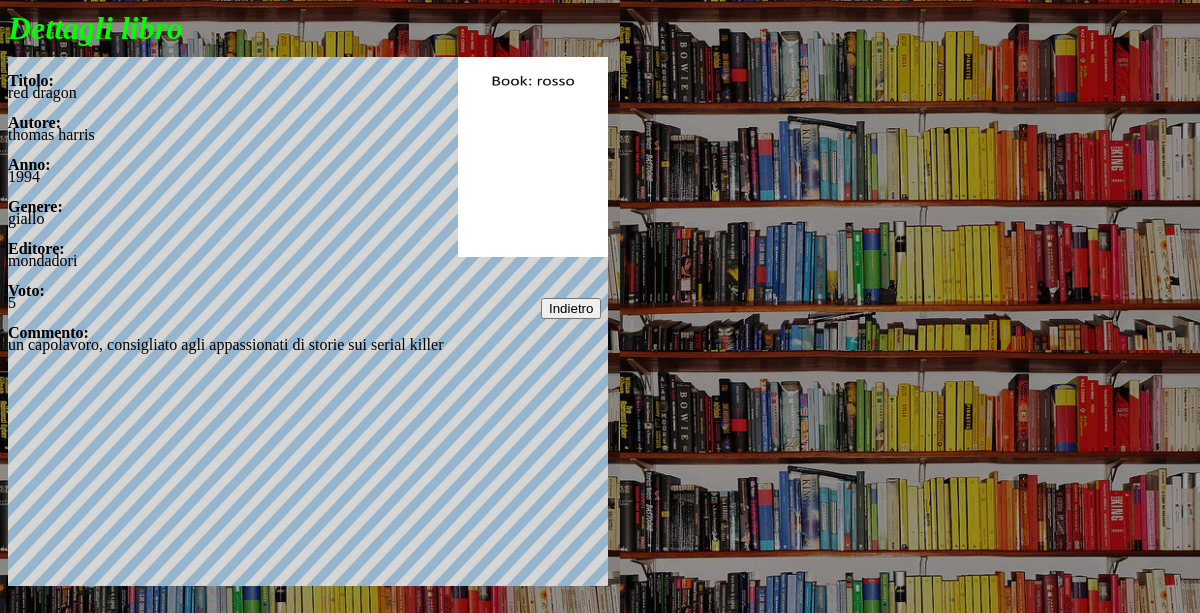
The page /visualizza_libro.php?ISBN=9788804397700 (signed in) on the database its author committed.
### tables this page shows
CREATE TABLE `commenti` (
  `id` varchar(45) NOT NULL,
  `isbn` varchar(13) NOT NULL,
  `commento` varchar(200) DEFAULT NULL,
  `voto` int(11) DEFAULT NULL,
  PRIMARY KEY (`id`,`isbn`),
  KEY `isbn_idx` (`isbn`),
  CONSTRAINT `id` FOREIGN KEY (`id`) REFERENCES `utenti` (`ID`) ON DELETE CASCADE ON UPDATE NO ACTION,
  CONSTRAINT `isbn` FOREIGN KEY (`isbn`) REFERENCES `libri` (`isbn`) ON DELETE CASCADE ON UPDATE NO ACTION
);

CREATE TABLE `libri` (
  `isbn` varchar(13) NOT NULL,
  `titolo` varchar(45) DEFAULT NULL,
  `autore` varchar(45) DEFAULT NULL,
  `editore` varchar(45) DEFAULT NULL,
  `anno` int(11) DEFAULT NULL,
  `genere` enum('orror','fantasy','romantico','giallo','avventura','fumetto') DEFAULT NULL,
  `url_img` varchar(45) DEFAULT NULL,
  `timestamp_libro` timestamp NULL DEFAULT CURRENT_TIMESTAMP,
  PRIMARY KEY (`isbn`)
);

### visualizza_libro.php (the view, shortened to what this page needs)
<?PHP
$user_id=$_SESSION['user'];
?>
<!DOCTYPE HTML PUBLIC "-//W3C//DTD HTML 4.01//EN"
"http://www.w3.org/TR/html4/strict.dtd">
<html lang="it">
<head>
	<link rel="stylesheet" type="text/css" media="screen" href="./css/style_screen.css">
</head>
<body>
	<h1 class="titoli">Dettagli libro</h1>
	<div class="campi">
		<?php
		if (isset($_GET['s']))
		{
			$result=null;
			if (strcmp($_SESSION['user'], $_GET['s'])!=0)
			{
				$query = mysql_query("select * from suggeriti, libri, commenti
 where id1='".$_GET['s']."' and id2='".$user_id."' and isbn_libro=".$_GET['ISBN']." and suggeriti.isbn_libro=libri.isbn
 and commenti.id='".$_GET['s']."' and commenti.isbn=suggeriti.isbn_libro") or die(mysql_error());
				$result = mysql_fetch_array($query);
			}
			if ($result == null)
			{
				$query=mysql_query("select * from libri where isbn=".$_GET['ISBN']) or die(mysql_error());
				$result=mysql_fetch_array($query);
			}
			echo '<img class="box_laterale"  src="'.$result["url_img"].'" alt="isbn: '.$result["isbn"].'">
				<p class="p_contrasto2 p_bold p_no_interlinea">Titolo:</p><p class="i_no_interlinea">'.$result["titolo"].'</p>
				<p class="p_contrasto2 p_bold p_no_interlinea">Autore:</p><p class="i_no_interlinea">'.$result["autore"].'</p>
				<p class="p_contrasto2 p_bold p_no_interlinea">Anno:</p><p class="i_no_interlinea">'.$result["anno"].'</p>
				<p class="p_contrasto2 p_bold p_no_interlinea">Genere:</p><p class="i_no_interlinea">'.$result["genere"].'</p>
				<p class="p_contrasto2 p_bold p_no_interlinea">Editore:</p><p class="i_no_interlinea">'.$result["editore"].'</p>';
			if (isset($result["voto"]))
			{
				echo '<p class="p_contrasto2 p_bold p_no_interlinea">Voto:</p><p class="i_no_interlinea">'.$result["voto"].'</p>';
				if (strlen($result["commento"]) > 0)
					echo '<p class="p_contrasto2 p_bold p_no_interlinea">Commento:</p><p class="i_no_interlinea">'.$result["commento"].'</p>';
			}
		}
		else
		{
			$query = mysql_query("select * from libri, commenti where libri.isbn=commenti.isbn and libri.isbn=".$_GET['ISBN']." and id='".$user_id."'") or die(mysql_error());
			if (mysql_num_rows($query) > 0)
			{
				$result = mysql_fetch_array($query);
				echo '<img class="box_laterale"  src="'.$result["url_img"].'" alt="isbn: '.$result["isbn"].'">
					<p class="p_contrasto2 p_bold p_no_interlinea">Titolo:</p><p class="i_no_interlinea">'.$result["titolo"].'</p>
					<p class="p_contrasto2 p_bold p_no_interlinea">Autore:</p><p class="i_no_interlinea">'.$result["autore"].'</p>
					<p class="p_contrasto2 p_bold p_no_interlinea">Anno:</p><p class="i_no_interlinea">'.$result["anno"].'</p>
					<p class="p_contrasto2 p_bold p_no_interlinea">Genere:</p><p class="i_no_interlinea">'.$result["genere"].'</p>
					<p class="p_contrasto2 p_bold p_no_interlinea">Editore:</p><p class="i_no_interlinea">'.$result["editore"].'</p>';
				if(($result["voto"]==0) || ($result["commento"]==""))
				{
					echo '<form method="post" action="home.php" name="salva_commento">';
					if ($result["voto"]==0)
						echo '<p class="p_contrasto2 p_bold p_no_interlinea" id="v_n">Voto:</p><p class="i_no_interlinea"><select name="votazione">
  							<option value="1_'.$_GET['ISBN'].'" selected="selected">1</option>
  							<option value="2_'.$_GET['ISBN'].'">2</option>
  							<option value="3_'.$_GET['ISBN'].'">3</option>
  							<option value="4_'.$_GET['ISBN'].'">4</option>
							<option value="5_'.$_GET['ISBN'].'">5</option>
							</select></p>';
					else
						echo '<p class="p_contrasto2 p_bold p_no_interlinea">Voto:</p><p class="i_no_interlinea">'.$result["voto"].'</p>';
					if ($result["commento"]=="")
						echo '<p class="p_contrasto2 p_bold p_no_interlinea" id="c_n">Commento:</p><p id="nascosto">'.$_GET['ISBN'].'</p>
							<p class="p_inline p_no_interlinea"><textarea name="commento" cols=40 rows=6 class="no_resize"></textarea></p><p class="errore p_inline" id="err_commento"></p>';
					echo '<p class="bottone3 p_inline p_no_interlinea"><input type="button" value="Salva" onclick="controlla_commento()"></p>
						</form>';
				}
				else
					echo '<p class="p_contrasto2 p_bold p_no_interlinea">Voto:</p><p class="i_no_interlinea">'.$result["voto"].'</p>
						<p class="p_bold p_contrasto2 p_no_interlinea">Commento:</p><p class="i_no_interlinea">'.$result["commento"].'</p>';
			}
		}
		if (isset($_GET['s']) && strcmp($user_id, $_GET['s'])==0)
			echo '<form action="./libreria.php">';
		else
			echo '<form action="./home.php">';
	    	echo '<p class="p_inline p_no_interlinea bottone"><input type="submit" value="Indietro"></p></form>';
		?>
	</div>
</body>
</html>

### css/style_screen.css (style rules this page uses)
body { background: black; color: white; background-image: url(../img_sistema/arcobaleno.png); }
h1 { font-weight: bold; line-height: 14px; font-family: Comic, cursive; font-variant: normal; font-style: italic; }
form { width: inherit; }
.box_laterale { float: right; width: 150px; height: 200px; }
.campi { width: 600px; height: 529px; line-height: 12px; float: left; color: black; background-color: yellow; background-image: url(../img_sistema/righe.png); }
.bottone { position: absolute; top: 280px; left: 541px; }
.p_bold { font-weight: bold; }
.p_no_interlinea { margin-bottom: 0px; margin-top: 18px; }
.i_no_interlinea { margin-bottom: 0px; margin-top: 0px; }
.p_inline { display: inline; }
.titoli { color: #00FF00; font-family: Comic, cursive; }

### rows shown on the page
commenti: isbn.url_img (picture), isbn.titolo "red dragon", isbn.autore "thomas harris", isbn.anno "1994", isbn.genere "giallo", isbn.editore "mondadori", voto "5", commento "un capolavoro, consigliato agli appassionati di storie sui serial killer"
